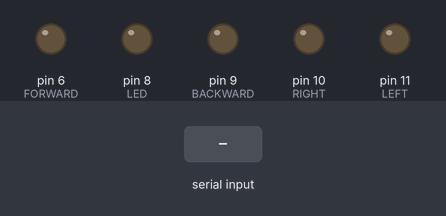
A sketch run on a simulated Arduino Uno, built with avr-gcc and run on an emulated ATmega328P. Parts: output pins drawn as LEDs (lit = HIGH). The inputs (shaded band) are chosen by the test bench. What the sketch prints to the serial monitor is not drawn.

Above: at 1.2 s.
1.3 s: "90,45,200\n" received over Serial
At 3.5 s:
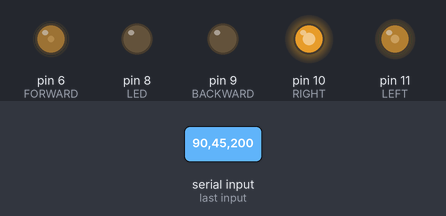
3.8 s: "90,45\n" received over Serial
At 5.3 s:
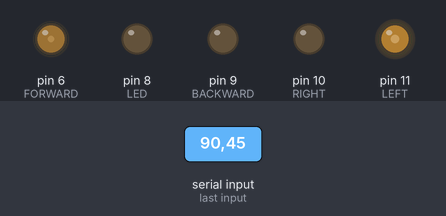
6.3 s: "30,150,10,200\n" received over Serial
At 8.5 s:
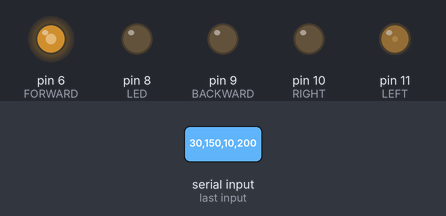
8.8 s: "5\n" received over Serial
At 10.2 s:
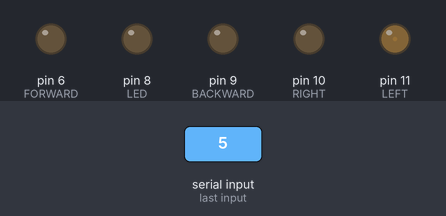
11.3 s: "90\n" received over Serial
At 13.3 s:
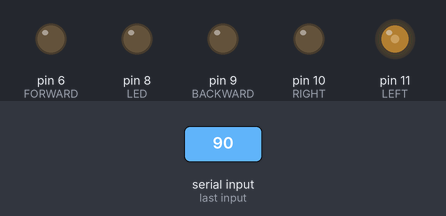
13.8 s: "1,90,45\n" received over Serial
At 15.4 s:
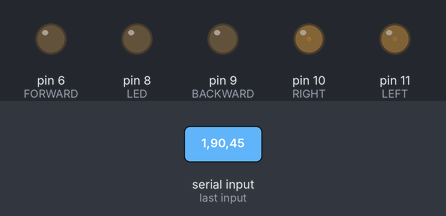
Timing chart, 0 to 16.9 s (numbered marks = the images above; inputs shaded):
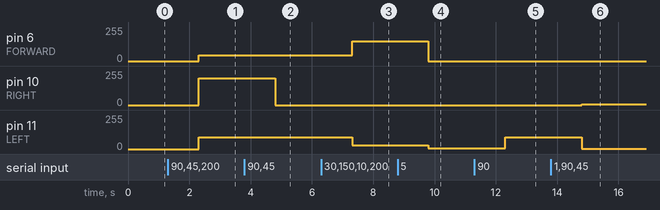

Measured:
- after the input at 1.3 s, pin 6 (FORWARD): 0/255 → 45/255 after 1.0 s; pin 10 (RIGHT): 0/255 → 200/255 after 1.0 s; pin 11 (LEFT): 0/255 → 90/255 after 1.0 s
- after the input at 3.8 s, pin 10 (RIGHT): 200/255 → 0/255 after 1.0 s
- after the input at 6.3 s, pin 6 (FORWARD): 45/255 → 150/255 after 1.0 s; pin 11 (LEFT): 90/255 → 30/255 after 1.0 s
- after the input at 8.8 s, pin 6 (FORWARD): 150/255 → 0/255 after 1.0 s; pin 11 (LEFT): 30/255 → 5/255 after 1.0 s
- after the input at 11.3 s, pin 11 (LEFT): 5/255 → 90/255 after 1.0 s
- after the input at 13.8 s, pin 10 (RIGHT): 0/255 → 5/255 after 1.0 s; pin 11 (LEFT): 90/255 → 1/255 after 1.0 s

The sketch:

Nikko_virus.ino
```cpp
/*
Nikon controllit:
1 = alas+vasen
2 = alas
3 = alas+oikea
4 = vasen
5 = pysähdy
6 = oikea
7 = ylös, vasen
8 = ylös
9 = ylös,oikea
*/
//char incomingByte;  // incoming data
int  LED = 8;      // LED pin
int  GND = 7;
int  LEFT = 11;
int  RIGHT = 10;
int  FORWARD = 6;
int  BACKWARD = 9;
char bytex;
char bytey;
String movement;
String L;
String F;
String R;
String B;

void setup() {
  Serial.begin(9600); // initialization
  pinMode(LED, OUTPUT);
  pinMode(GND, OUTPUT);
  pinMode(LEFT, OUTPUT);
  pinMode(RIGHT, OUTPUT);
  pinMode(FORWARD, OUTPUT);
  pinMode(BACKWARD, OUTPUT);
  digitalWrite(GND, LOW);
  Serial.println("Initialized");
}

void loop() {
  if (Serial.available() > 0) {  // if the data came
    Serial.println("uliuli");
    //bytex = Serial.read();
    movement=Serial.readString();
    Serial.println(movement);

    L="";
    F="";
    R="";
    B="";

    L+=movement[0];
    L+=movement[1];
    L+=movement[2];

    F+=movement[3];
    F+=movement[4];
    F+=movement[5];

    R+=movement[6];
    R+=movement[7];
    R+=movement[8];

    B+=movement[9];
    B+=movement[10];
    B+=movement[11];

    Serial.println(L);
    Serial.println(F);
    Serial.println(R);
    Serial.println(B);
    drive(L.toInt(),F.toInt(),R.toInt(),B.toInt());
  }
}
void drive(int L, int F, int R, int B){
  analogWrite(FORWARD, F);
  analogWrite(BACKWARD, B);
  analogWrite(LEFT, L);
  analogWrite(RIGHT, R);
}
```
